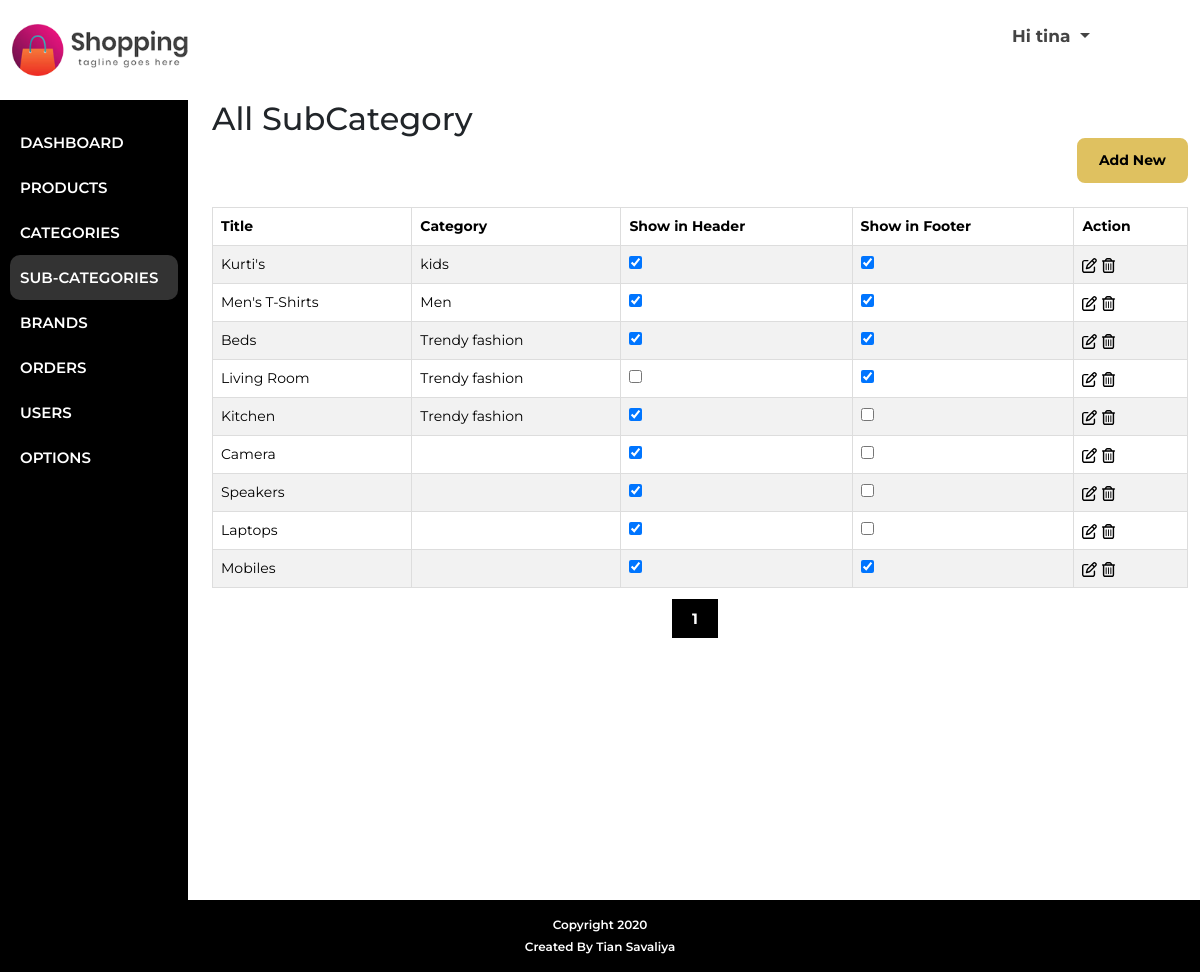
The app's page /admin/sub_category.php (signed in) with its own data.
### tables this page shows
CREATE TABLE IF NOT EXISTS `options` (
  `s_no` int NOT NULL AUTO_INCREMENT,
  `site_name` varchar(100) NOT NULL,
  `site_title` varchar(100) DEFAULT NULL,
  `site_logo` varchar(100) NOT NULL,
  `site_desc` varchar(255) DEFAULT NULL,
  `footer_text` varchar(100) NOT NULL,
  `currency_format` varchar(20) NOT NULL,
  `contact_phone` varchar(15) DEFAULT NULL,
  `contact_email` varchar(100) DEFAULT NULL,
  `contact_address` varchar(255) DEFAULT NULL,
  PRIMARY KEY (`s_no`)
);

CREATE TABLE IF NOT EXISTS `sub_categories` (
  `sub_cat_id` int NOT NULL AUTO_INCREMENT,
  `sub_cat_title` varchar(100) NOT NULL,
  `cat_parent` int NOT NULL,
  `cat_products` int NOT NULL DEFAULT '0',
  `show_in_header` tinyint NOT NULL DEFAULT '1',
  `show_in_footer` tinyint NOT NULL DEFAULT '1',
  PRIMARY KEY (`sub_cat_id`)
);

CREATE TABLE IF NOT EXISTS `categories` (
  `id` int NOT NULL AUTO_INCREMENT,
  `category_title` varchar(255) NOT NULL,
  `products` varchar(255) NOT NULL,
  PRIMARY KEY (`id`)
);

### admin/sub_category.php (the view, shortened to what this page needs)
<?php
include 'header.php'; ?>
<div class="admin-content-container">
    <h2 class="admin-heading">All SubCategory</h2>
    <a class="add-new pull-right float-end btn-golden mb-lg-4 mb-2 fw-700" href="add_sub_category.php">Add New</a>
    <?php
    $limit = 10;
    $sub_categories = "SELECT
    sub_categories.sub_cat_id,sub_categories.sub_cat_title,sub_categories.cat_parent,sub_categories.show_in_header,sub_categories.show_in_footer,categories.category_title
     from
        sub_categories
    left join
        categories
    on
        sub_categories.cat_parent=categories.id
    ORDER BY
        sub_categories.sub_cat_id DESC
    LIMIT
       $limit ";
    $row = mysqli_query($conn, $sub_categories) or die("Query failed");
    $result = mysqli_fetch_all($row, MYSQLI_ASSOC);
    if (count($result) > 0) { ?>
        <table class="table table-striped table-hover table-bordered">
            <thead>
                <th>Title</th>
                <th>Category</th>
                <th>Show in Header</th>
                <th>Show in Footer</th>
                <th>Action</th>
            </thead>
            <tbody>
                <?php foreach ($result as $row) { ?>
                    <tr>
                        <td><?php echo $row['sub_cat_title']; ?></td>
                        <td><?php echo $row['category_title']; ?></td>
                        <td>
                            <?php if ($row['show_in_header'] == '1') { ?>
                                <input type="checkbox" class="toggle-checkbox showCat_Header" data-id="<?php echo $row['sub_cat_id'];  ?>" checked />
                            <?php } else { ?>
                                <input type="checkbox" class="toggle-checkbox showCat_Header" data-id="<?php echo $row['sub_cat_id'];  ?>" />
                            <?php } ?>
                        </td>
                        <td>
                            <?php if ($row['show_in_footer'] == '1') { ?>
                                <input type="checkbox" class="toggle-checkbox showCat_Footer" data-id="<?php echo $row['sub_cat_id'];  ?>" checked />
                            <?php } else { ?>
                                <input type="checkbox" class="toggle-checkbox showCat_Footer" data-id="<?php echo $row['sub_cat_id'];  ?>" />
                            <?php } ?>
                        </td>
                        <td>
                            <a href="edit_sub_category.php?id=<?php echo $row['sub_cat_id'];  ?>"></a>
                            <a class="delete_subCategory" href="javascript:void();" data-id="<?php echo $row['sub_cat_id'];  ?>">
                            </a>
                        </td>
                    </tr>
                <?php } ?>
            </tbody>
        </table>
    <?php } else { ?>
        <div class="not-found">!!! No Sub Categories Available !!!</div>
    <?php    }  ?>
    <div class="col-md-12 pagination-outer">
        <?php
        $total_pages_sql = "SELECT COUNT(*) FROM sub_categories LEFT JOIN categories ON sub_categories.cat_parent=categories.id";
        $result5 = mysqli_query($conn, $total_pages_sql);
        $total_rows = mysqli_fetch_array($result5)[0];
        $total_pages = ceil($total_rows / $limit);
        echo '<ul class="pagination">';
        for ($i = 1; $i <= $total_pages; $i++) {
            if ($total_rows == $limit) {
                echo '';
            } else {
                echo '<li><a href="?cat=' . $total_rows . '&page=' . $i . '">' . $i . '</a></li>';
            }
        }
        echo '</ul>';
        ?>
    </div>
</div>
<?php
include "footer.php";
?>

### admin/header.php (shortened to what this page needs)
<?php
include 'php_files/config.php';
$option = "SELECT site_name,site_logo,currency_format FROM options";
$result = mysqli_query($conn, $option);
$row = mysqli_fetch_assoc($result);
?>
<!DOCTYPE html>
<html lang="en">
<head>
    <link rel="stylesheet" href="https://cdnjs.cloudflare.com/ajax/libs/bootstrap/5.3.3/css/bootstrap.min.css" />
    <link rel="stylesheet" href="../css/stylesheet.css?v=<?php echo time(); ?>">
</head>
<body>
    <div id="admin-header">
        <div class="container-fluid">
            <div class="row py-lg-4 py-2 justify-content-between">
                <div class="col-md-2">
                    <?php
                    if (!empty($row['site_logo'])) { ?>
                        <a href="dashboard.php" class="logo-img"><img src="../images/<?php echo $row['site_logo']; ?>" alt="site-logo"></a>
                    <?php } else { ?>
                        <a href="dashboard.php" class="logo"><?php echo $row['site_name']; ?></a>
                    <?php } ?>
                </div>
                <div class="col-md-2">
                    <div>
                        <a class="dropdown-toggle text-gray fs-17 fw-700" href="#" type="button" data-bs-toggle="dropdown" aria-expanded="false">
                            <?php
                            echo 'Hi ' . $_SESSION['admin_name'];
                            ?>
                        </a>
                    </div>
                </div>
            </div>
        </div>
    </div>
    <div id="admin-wrapper">
        <div class="container-fluid">
            <div class="row">
                <div class="col-lg-2 col-12 ps-0" id="admin-menu">
                    <ul class="menu-list">
                        <li <?php if (basename($_SERVER['PHP_SELF']) == "dashboard.php") echo 'class="active"'; ?>><a href="dashboard.php">Dashboard</a></li>
                        <li <?php if (basename($_SERVER['PHP_SELF']) == "products.php") echo 'class="active"'; ?>><a href="products.php">Products</a></li>
                        <li <?php if (basename($_SERVER['PHP_SELF']) == "category.php") echo 'class="active"'; ?>><a href="category.php">Categories</a></li>
                        <li <?php if (basename($_SERVER['PHP_SELF']) == "sub_category.php") echo 'class="active"'; ?>><a href="sub_category.php">Sub-Categories</a></li>
                        <li <?php if (basename($_SERVER['PHP_SELF']) == "brands.php") echo 'class="active"'; ?>><a href="brands.php">Brands</a></li>
                        <li <?php if (basename($_SERVER['PHP_SELF']) == "orders.php") echo 'class="active"'; ?>><a href="orders.php">Orders</a></li>
                        <li <?php if (basename($_SERVER['PHP_SELF']) == "users.php") echo 'class="active"'; ?>><a href="users.php">Users</a></li>
                        <li <?php if (basename($_SERVER['PHP_SELF']) == "options.php") echo 'class="active"'; ?>><a href="options.php">Options</a></li>
                    </ul>
                </div>
                <div class="col-lg-10 col-12 clearfix" id="admin-content">

### css/stylesheet.css (style rules this page uses)
* { outline: none !important; -webkit-box-sizing: border-box; box-sizing: border-box; }
ul, ol { padding: 0px; margin: 0px; }
ul li, ol li { list-style-type: none; margin: 0; padding: 0; }
p, h1, h2, h3, h4, h5, h6 { padding: 0; margin: 0; }
a, a:hover, a:focus, a:active { outline: none !important; text-decoration: none; }
body { font-family: "Montserrat", sans-serif; font-size: 14px; }
img { max-width: 100%; display: block; }
.text-gray { color: #444; }
.btn-golden { background-color: #dfc160; padding: 10px 20px; border-radius: 8px; border: 2px solid #dfc160; color: #000; -webkit-transition: all 0.5s; -o-transition: all 0.5s; transition: all 0.5s; }
.fs-17 { font-size: 17px; }
.fw-700 { font-weight: 700; }
#admin-wrapper .menu-list li { list-style-type: none; }
#admin-wrapper .menu-list li a { text-decoration: none; color: #fff; font-size: 17px; line-height: 25px; font-weight: 700; }
#admin-wrapper .menu-list { background: #000; padding: 20px 10px; height: 100vh; }
.table-bordered { border: 1px solid #ddd; }
.table { width: 100%; max-width: 100%; margin-bottom: 20px; }
#admin-menu .menu-list li.active a, #admin-menu .menu-list li a:hover { background-color: rgba(255, 255, 255, 0.2); }
#admin-menu .menu-list li a { color: #fff; font-size: 15px; font-weight: 600; text-transform: uppercase; padding: 10px 10px; border-radius: 10px; display: block; transition: all 0.3s; }
.pagination-outer .pagination { display: flex; justify-content: center; margin-bottom: 20px; }
.pagination-outer .pagination a { color: #fff; background: #000; padding: 10px 20px; font-size: 15px; font-weight: 700; margin-right: 10px; }

### records on screen
options: site_logo (picture)
sub_categories: sub_cat_title "Kurti's", categories.category_title "kids"
sub_categories: sub_cat_title "Men's T-Shirts", categories.category_title "Men"
sub_categories: sub_cat_title "Beds", categories.category_title "Trendy fashion"
sub_categories: sub_cat_title "Living Room", categories.category_title "Trendy fashion"
sub_categories: sub_cat_title "Kitchen", categories.category_title "Trendy fashion"
sub_categories: sub_cat_title "Camera"
sub_categories: sub_cat_title "Speakers"
sub_categories: sub_cat_title "Laptops"
sub_categories: sub_cat_title "Mobiles"

### other values on screen
$_SESSION['admin_name'] "tina"
